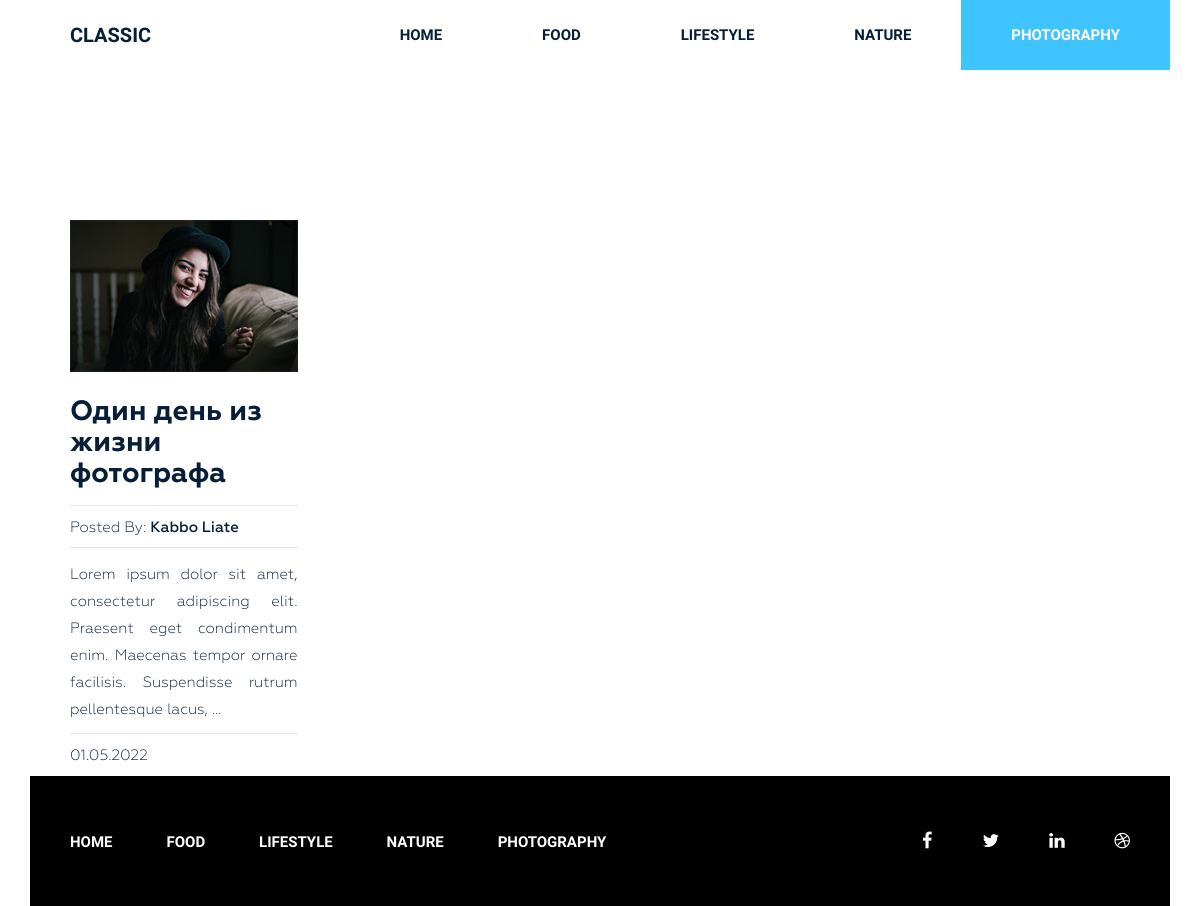
The app's page /category/photography/, older data.
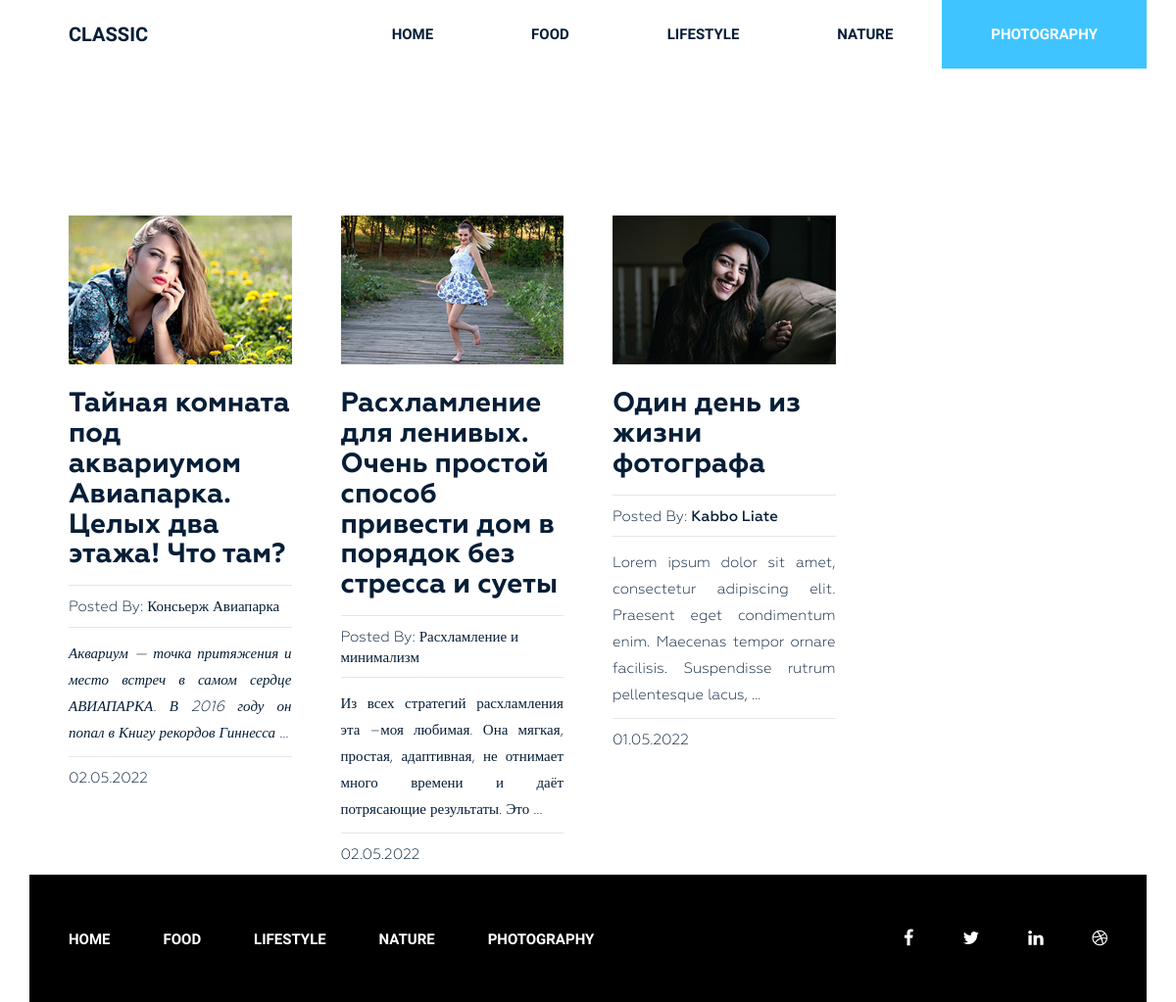
The same page, newer data.
### Burgers/models.py (models this page shows, shortened)
class Category(models.Model):
    title = models.CharField(max_length=255)
    slug = models.SlugField(max_length=255, verbose_name='Url', unique=True)
    def __str__(self):
        return self.title
    def get_absolute_url(self):
        return reverse('category', kwargs={"slug": self.slug})
    class Meta:
        ordering = ['title']
        verbose_name_plural = 'Категории'

class Post(models.Model):
    title = models.CharField(max_length=255)
    slug = models.SlugField(max_length=255)
    author = models.CharField(max_length=100)
    content = models.TextField(blank=True)
    created_at = models.DateTimeField(auto_now_add=True, verbose_name='Дата публикации')
    photo = models.ImageField(upload_to='photos/%Y/%m/%d/', blank=True)
    views = models.IntegerField(default=0, verbose_name='кол-во просмотров')
    category = models.ForeignKey(Category, on_delete=models.PROTECT, related_name='posts')
    tags = models.ManyToManyField(Tag, blank=True, related_name='posts')
    class Meta:
        ordering = ['-created_at']
        verbose_name_plural = 'Посты'
    def get_absolute_url(self):
        return reverse('post', kwargs={"slug": self.slug})

### Burgers/views.py (the view)
# urls.py: path('category/<str:slug>/', PostsByCategory.as_view(), name='category'),
class PostsByCategory(ListView):
    template_name = 'Burgers/category_list.html'
    context_object_name = 'posts'
    paginate_by = 4
    allow_empty = False
    def get_queryset(self):
        return Post.objects.filter(category__slug=self.kwargs['slug'])
    def get_context_data(self, *, object_list=None, **kwargs):
        context = super().get_context_data(**kwargs)
        context['title'] = Category.objects.get(slug=self.kwargs['slug'])
        return context

### Burgers/templatetags/menu.py (called while the page is built)
@register.inclusion_tag('Burgers/menu_tpl.html')
def show_menu(menu_class='menu'):
    categories = Category.objects.all()
    return {"categories":categories, "menu_class":menu_class}

### Burgers/templates/Burgers/category_list.html (shortened to what this page needs)
{% extends 'base.html' %}
{% load static %}
{% block content %}
<section class="blog-post-area">
    <div class="container">
        <div class="row">
            <div class="blog-post-area-style">
                {% for post in posts %}
                <div class="col-md-3">
                    <div class="single-post">
                        {% if post.photo %}
                        <img src="{{ post.photo.url }}" alt="{{post.title}}">
                        {% else %}
                        <img src="https://picsum.photos/id/1060/300/201/?blur=2" alt="{{post.title}}">
                        {% endif %}
                        <h3><a href="{{ post.get_absolute_url }}">{{ post.title }}</a></h3>
                        <h4><span>Posted By: <span class="author-name">{{ post.author }}</span></span>
                        </h4>
                        {{ post.content|truncatewords_html:20|safe }}
                        <h4><span>{{post.created_at|date:"d.m.Y"}}</span></h4>
                    </div>
                </div>
                {% endfor %}
            </div>
        </div>
    </div>
</section>
{% endblock %}

### templates/base.html (shortened to what this page needs)
{% load static %}
{% load cache %}
<!DOCTYPE html>
<html lang="en">
<head>
    <link rel="stylesheet" href="{% static 'css/bootstrap.css' %}">
    <link rel="stylesheet" href="{% static 'css/font-awesome.min.css' %}">
    <link rel="stylesheet" href="{% static 'css/owl.carousel.min.css' %}">
    <link rel="stylesheet" href="{% static 'css/owl.theme.default.min.css' %}">
    <link rel="stylesheet" href="{% static 'style.css' %}">
    <link rel="stylesheet" href="{% static 'responsive.css' %}">
</head>
<body>
    <div class="wrapper">
        {% cache 20 header %}
        {% include 'inc/_header.html' %}
        {% endcache %}
        {% block content %}
        {% endblock %}
        {% cache 20 footer %}
        {% include 'inc/_footer.html' %}
        {% endcache %}
    </div>
</body>
</html>

### templates/inc/_header.html
{% load menu %}
<header class="header">
    <div class="container">
        <div class="row">
            <div class="col-md-2">
                <div class="logo">
                    <h2><a href="{% url 'home' %}">Classic</a></h2>
                </div>
            </div>
            <div class="col-md-10">
                {% show_menu %}
            </div>
        </div>
    </div>
</header>

### Burgers/templates/Burgers/menu_tpl.html
<div class="{{menu_class}}">
    <ul>
        <li><a href="{% url 'home' %}">Home</a></li>
        {% for item in categories %}
        <li><a href="{{ item.get_absolute_url }}">{{ item.title }}</a></li>
        {% endfor %}
    </ul>
</div>

### templates/inc/_footer.html (shortened to what this page needs)
{% load menu %}
<footer class="footer">
    <div class="container">
        <div class="row">
            <div class="col-md-12">
                <div class="footer-bg">
                    <div class="row">
                        <div class="col-md-9">
                            {% show_menu 'footer-menu' %}
                        </div>
                        <div class="col-md-3">
                            <div class="footer-icon">
                                <p><a href="#"><i class="fa fa-facebook" aria-hidden="true"></i></a><a href="#"><i
                                        class="fa fa-twitter" aria-hidden="true"></i></a><a href="#"><i
                                        class="fa fa-linkedin" aria-hidden="true"></i></a><a href="#"><i
                                        class="fa fa-dribbble" aria-hidden="true"></i></a></p>
                            </div>
                        </div>
                    </div>
                </div>
            </div>
        </div>
    </div>
</footer>

### Store/static/style.css (style rules this page uses)
.wrapper header.header .logo h2 { margin: 0 0 0 40px; padding: 0; }
.wrapper header.header .logo h2 a { color: #061e37; font-family: "Raleway", sans-serif; font-size: 20px; font-weight: 700; text-decoration: none; line-height: 70px; padding: 22px 0; text-transform: uppercase; }
.wrapper header.header .menu { margin: 0 }
.wrapper header.header .menu ul { float: right; margin: 0; padding: 0; margin-right: 4px; }
.wrapper header.header .menu ul li { display: inline-block; list-style: outside none none; margin: 0 -4px 0 0; }
.wrapper header.header .menu ul li a { color: rgb(6, 30, 55); font-family: "Raleway", sans-serif; font-size: 15px; font-weight: 600; line-height: 70px; padding: 26px 50px; text-decoration: none; text-transform: uppercase; }
.wrapper header.header .menu ul li.active a { background: #40c4ff; color: #fff; }
section.blog-post-area { margin-top: 50px; }
section.blog-post-area img { width: 100%; }
section.blog-post-area .single-post { padding-right: 20px; margin: 100px 0px 0px; }
section.blog-post-area h4 span { font-family: Geometria; font-weight: 400; font-size: 15px; color: #061e37; text-decoration: none; }
section.blog-post-area h4 span.author-name { font-weight: 500; }
.blog-post-area .single-post h3 a { font-family: Geometria; font-size: 28px; font-weight: 700; text-decoration: none; color: #061e37; }
.blog-post-area .single-post p { color: #061e37; font-family: Geometria; font-size: 15px; font-weight: 400; line-height: 27px; padding-top: 14px; position: relative; text-align: justify; }
.blog-post-area .single-post h4 { margin-bottom: 12px; padding-top: 10px; position: relative; }
.blog-post-area .single-post h4::before { background: #e6e6e6 none repeat scroll 0 0; content: ""; height: 1px; position: absolute; top: 0; width: 100%; }
.blog-post-area .single-post p::before { background: #e6e6e6 none repeat scroll 0 0; content: ""; height: 1px; position: absolute; top: 0; width: 100%; }
.blog-post-area .single-post h3 { margin: 25px 0 15px; }
.blog-post-area .blog-post-area-style { margin: 0 20px 0 40px; }
.wrapper footer.footer { height: 130px; }
.wrapper footer .footer-bg { background: #000 none repeat scroll 0 0; height: 130px; overflow: hidden; }
.wrapper footer.footer .footer-menu { margin: 0 }
.wrapper footer.footer .footer-menu ul { line-height: 130px; margin: 0; padding: 0; }
.wrapper footer.footer .footer-menu ul li { display: inline; list-style: outside none none; margin: 0; padding: 30px 0px; }
.wrapper footer.footer .footer-menu ul li a { color: #fff; font-family: "Raleway", sans-serif; font-size: 15px; font-weight: 600; line-height: 70px; margin-left: 40px; padding: 26px 10px 26px 0; text-decoration: none; text-transform: uppercase; }
.wrapper footer.footer .footer-icon p { float: right; line-height: 130px; }
.wrapper footer.footer .footer-icon p i { color: #fff; font-size: 18px; margin-right: 30px; padding: 10px; }

Row changes from the older to the newer data that the page shows:
added Post: photo (picture), title "Тайная комната под аквариумом Авиапарка. Целых два этажа! Что там?", author "Консьерж Авиапарка", content "Аквариум — точка притяжения и место встреч в самом сердце АВИАПАРКА. В 2016 году он попал в Книгу рекордов Гиннесса …", created_at "02.05.2022"
added Post: photo (picture), title "Расхламление для ленивых. Очень простой способ привести дом в порядок без стресса и суеты", author "Расхламление и минимализм", content "Из всех стратегий расхламления эта –моя любимая. Она мягкая, простая, адаптивная, не отнимает много времени и даёт потрясающие результаты. Это …", created_at "02.05.2022"
